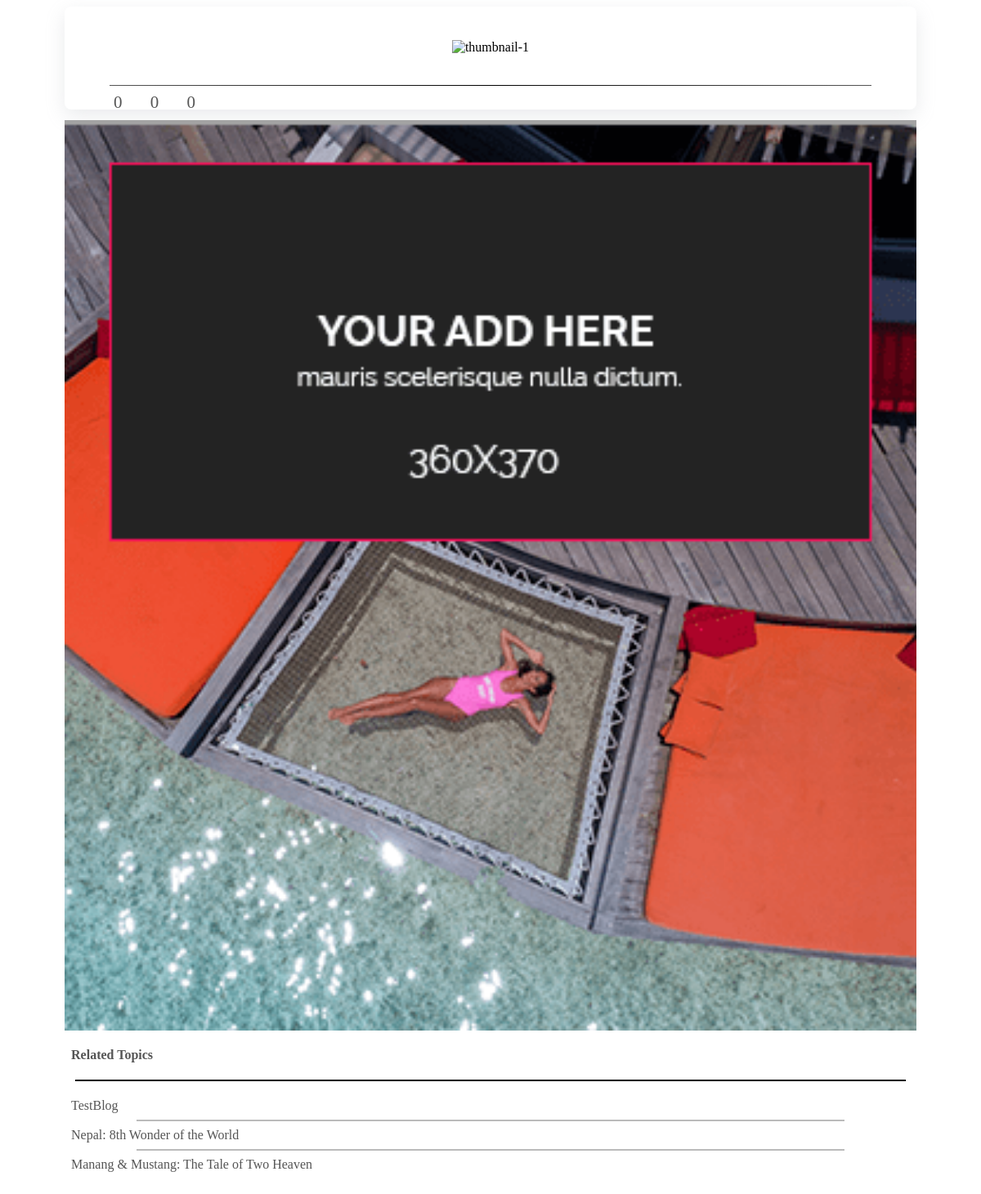
The page /blog.php on the database as committed earlier.
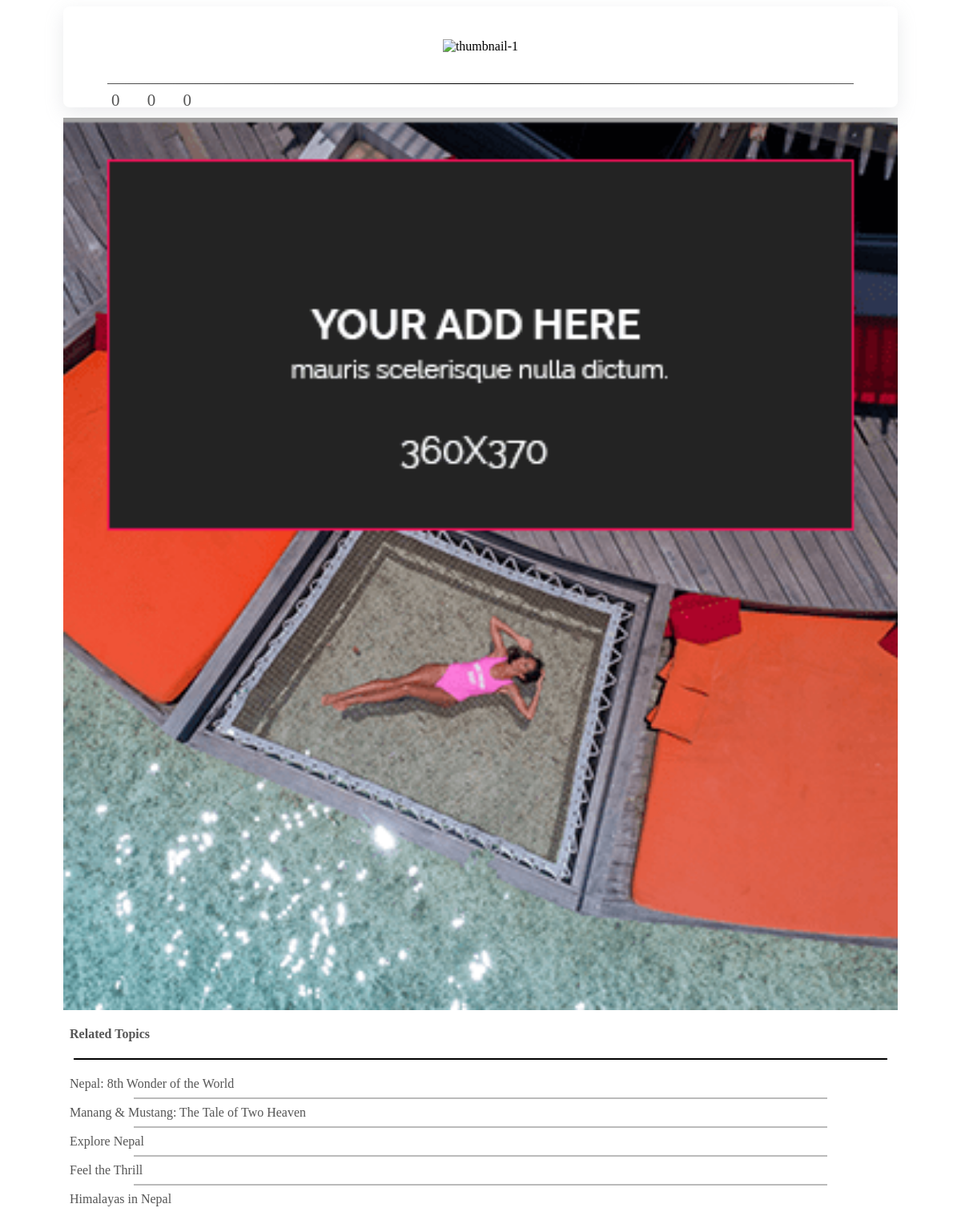
The same page on the database as committed later.
### tables this page shows
CREATE TABLE `blogtable` (
  `blogId` int(11) NOT NULL,
  `title` varchar(128) NOT NULL,
  `author` varchar(32) NOT NULL,
  `date` date NOT NULL,
  `blogcon` varchar(8096) NOT NULL,
  `img1` varchar(128) NOT NULL,
  `img2` varchar(128) DEFAULT NULL,
  `img3` varchar(128) DEFAULT NULL,
  `img4` varchar(128) DEFAULT NULL,
  `img5` varchar(128) DEFAULT NULL,
  `tag1` varchar(32) NOT NULL,
  `tag2` varchar(32) DEFAULT NULL,
  `tag3` varchar(32) DEFAULT NULL,
  `tag4` varchar(32) DEFAULT NULL,
  `tag5` varchar(32) DEFAULT NULL,
  `userViewCount` int(11) NOT NULL,
  `guestViewCount` int(11) NOT NULL,
  `reportCount` int(11) NOT NULL,
  `bookmarkCount` int(11) NOT NULL,
  `upvoteCount` int(11) NOT NULL,
  `downvoteCount` int(11) NOT NULL
);

### blog.php (the view, shortened to what this page needs)
<?php
    include "functions/connect.php";
    $id = $_GET["blogId"];
    $query = "SELECT * FROM `blogtable` WHERE `blogId` = ?";
    $stmt = $pdo->prepare($query);
    $stmt->execute([$id]);
    $row = $stmt->fetch(PDO::FETCH_ASSOC);
    if (isset($_SESSION['userId'])) {
        $isLoggedIn = true;
        $tablename = "userobj".(string)$_SESSION['userId'];
        $query = "SELECT * FROM $tablename WHERE `visitedBlog` = $id";
        $result = mysqli_query($con, $query);
        $blogRow = mysqli_fetch_assoc($result);
        if (!isset($blogRow['visitedBlog'])) {
            $query = "INSERT INTO $tablename (`visitedBlog`, `upvotedBlog`, `downvotedBlog`, `bookmarkedBlog`, `reportedBlog`) VALUES ($id, 0, 0, 0, 0)";
            mysqli_query($con, $query);
        }
    } else {
        $isLoggedIn = false;
    }
    $img1 = $row['img1'];
    $tag1 = $row['tag1'];
    $tag2 = $row['tag2'];
    $tag3 = $row['tag3'];
    $tag4 = $row['tag4'];
    $tag5 = $row['tag5'];
    $userViewCount = (int)$row['userViewCount'];
    $guestViewCount = (int)$row['guestViewCount'];
    $totalViewCount = $userViewCount + $guestViewCount;
    $upvoteCount = (int)$row['upvoteCount'];
    $downvoteCount = (int)$row['downvoteCount'];
    $arr = [];
    $arr1 = [];
    $arr2 = [];
    $arr3 = [];
    $arr4 = [];
    $arr5 = [];
    $relatedTopicBlogId = [];
    $query = "SELECT * FROM `blogtable` ORDER BY `blogId` DESC LIMIT 1";
    $stmt = $pdo->prepare($query);
    $stmt->execute();
    $row = $stmt->fetch(PDO::FETCH_ASSOC);
    $totalNumOfBlog = $row['blogId'];
    $i=0;
    while ($i<=$totalNumOfBlog) {
        $arr[$i] = 0;
        $i++;
    }
    $query = "SELECT * FROM `blogtable` WHERE (`tag1` = '$tag1') OR (`tag2` = '$tag1') OR (`tag3` = '$tag1') OR (`tag4` = '$tag1') OR (`tag5` = '$tag1')";
    $stmt = $pdo->prepare($query);
    $stmt->execute();
    while ($row = $stmt->fetch(PDO::FETCH_ASSOC)) $arr[$row['blogId']]++;
    $query = "SELECT * FROM `blogtable` WHERE (`tag1` = '$tag2') OR (`tag2` = '$tag2') OR (`tag3` = '$tag2') OR (`tag4` = '$tag2') OR (`tag5` = '$tag2')";
    $stmt = $pdo->prepare($query);
    $stmt->execute();
    while ($row = $stmt->fetch(PDO::FETCH_ASSOC)) $arr[$row['blogId']]++;
    $query = "SELECT * FROM `blogtable` WHERE (`tag1` = '$tag3') OR (`tag2` = '$tag3') OR (`tag3` = '$tag3') OR (`tag4` = '$tag3') OR (`tag5` = '$tag3')";
    $stmt = $pdo->prepare($query);
    $stmt->execute();
    while ($row = $stmt->fetch(PDO::FETCH_ASSOC)) $arr[$row['blogId']]++;
    $query = "SELECT * FROM `blogtable` WHERE (`tag1` = '$tag4') OR (`tag2` = '$tag4') OR (`tag3` = '$tag4') OR (`tag4` = '$tag4') OR (`tag5` = '$tag4')";
    $stmt = $pdo->prepare($query);
    $stmt->execute();
    while ($row = $stmt->fetch(PDO::FETCH_ASSOC)) $arr[$row['blogId']]++;
    $query = "SELECT * FROM `blogtable` WHERE (`tag1` = '$tag5') OR (`tag2` = '$tag5') OR (`tag3` = '$tag5') OR (`tag4` = '$tag5') OR (`tag5` = '$tag5')";
    $stmt = $pdo->prepare($query);
    $stmt->execute();
    while ($row = $stmt->fetch(PDO::FETCH_ASSOC)) $arr[$row['blogId']]++;
    for ($i=0; $i<=$totalNumOfBlog; $i++) {
        if ($arr[$i]==5) {
            array_push($arr5, $i);
        } else if ($arr[$i]==4) {
            array_push($arr4, $i);
        } else if ($arr[$i]==3) {
            array_push($arr3, $i);
        } else if ($arr[$i]==2) {
            array_push($arr2, $i);
        } else if ($arr[$i]==1) {
            array_push($arr1, $i);
        }
    }
?>
<div>
    <div class="container-fluid" style="padding: 0 6%;">
        <div class="row">
            <div class="col-12 col-lg-9 blog-container">
                <div class="blog-img">
                    <center>
                        <img src="<?= "img/blog-img/" . $img1 ?>" alt="thumbnail-1" class="img-fluid" max-height>
                    </center>
                </div>
                <div class="blog-content-end">
                </div>
                <hr>
                <div class="blog-container-footer">
                    <div class="stat-container-wrapper">
                        <div class="stat-container">
                            <span class="blog-stat"> <?= $totalViewCount ?> </span>
                            <?php
                                if($isLoggedIn==true) {
                                    echo "<i class='fa-solid fa-thumbs-up setCursorPointer' title='Like' id='like'></i>
                                    <span class='blog-stat' id='likevalue'> $upvoteCount </span>
                                    &nbsp;&nbsp;&nbsp;&nbsp;&nbsp;
                                    <i class='fa-solid fa-thumbs-down setCursorPointer' title='Dislike' id='dislike'></i>
                                    <span class='blog-stat' id='dislikevalue'> $downvoteCount </span>";
                                } else {
                                    echo "<i class='fa-solid fa-thumbs-up setCursorNotAllowed' title='Login to like the post'></i>
                                    <span class='blog-stat'> $upvoteCount </span>
                                    &nbsp;&nbsp;&nbsp;&nbsp;&nbsp;
                                    <i class='fa-solid fa-thumbs-down setCursorNotAllowed' title='Login to dislike the post'></i>
                                    <span class='blog-stat'> $downvoteCount </span>";
                                }
                            ?>
                        </div>
                    </div>
                    <div class="blog-options">
                    </div>
                </div>
            </div>
            <div class="col-12 col-lg-3">
                <div class="sidebar-area">
                    <div class="row">
                        <div class="col-12 col-sm-6 col-lg-12" style="margin-top: -21px;">
                            <div class="single-widget-area add-widget">
                                <div id="ad-widget">
                                    <a href="#">
                                        <img src="img/bg-img/add3.png" alt="ad" width="100%">
                                    </a>
                                </div>
                            </div>
                        </div>
                        <div class="col-12 col-sm-6 col-lg-12" style="margin-top: 8px;">
                            <div class="single-widget-area stat-widget" style="display: block;">
                                <ul class="relatedTopicUl">
                                    <li>
                                        <h4 style="margin-top: 5px;">Related Topics</h4>
                                        <hr style="border: 1px solid black; margin: 5px 5px 5px 5px; padding-bottom: 0;">
                                    </li>
                                    <?php
                                        $i = 0;
                                        $arr5count = count($arr5);
                                        for ($index=0; $index<$arr5count; $index++) {
                                            if ($i<5) if ($arr5[$index]!=$id) array_push($relatedTopicBlogId, $arr5[$index]);
                                            else break;
                                            $i++;
                                        }
                                        if ($i==0) {
                                            echo "<li></li><li>Nothing to show...</li>";
                                        } else {
                                            $numOfRelatedTopics = count($relatedTopicBlogId);
                                            for ($index=0; $index<$numOfRelatedTopics; $index++) {
                                                $query = "SELECT * FROM `blogtable` WHERE `blogId` = ?";
                                                $stmt = $pdo->prepare($query);
                                                $stmt->execute([$relatedTopicBlogId[$index]]);
                                                $row = $stmt->fetch(PDO::FETCH_ASSOC);
                                                echo "<li onclick='getBlogContent(".$relatedTopicBlogId[$index].")' class='chngBgClr'><span>".$row['title']."</span></li>";
                                                if ($index != $numOfRelatedTopics-1) {
                                                    echo "<center><hr style='border: 1px solid #bbb; width: 83%; margin: 0; padding: 0;'></center>";
                                                }
                                            }
                                        }
                                    ?>
                                </ul>
                            </div>
                        </div>
                    </div>
                </div>
            </div>
        </div>
    </div>
</div>

### blog.php (style rules this page uses)
.blog-container { border-radius: 8px; margin-bottom: 34px; box-shadow: rgba(149, 157, 165, 0.2) 0px 8px 24px; }
.blog-container hr { height: 1px; border: none; background-image: -webkit-linear-gradient(left, #555, #000, #555) !important; background-image: -moz-linear-gradient(left, #555, #000, #555) !important; background-image: -ms-linear-gradient(left, #555, #000, #555) !important; background-image: -o-linear-gradient(left, #555, #000, #555) !important; }
.blog-stat { color: #555; }
.stat-container { float: left; }
.blog-options { float: right; }
.blog-container-footer { display: inline; }
.blog-img { overflow: hidden; border-radius: 8px; max-height: 520px; max-width: 100% !important; }
.blog-content-end { font-size: 16px; font-weight: 500; color: #444; text-align: end; line-height: 1.3; padding-bottom: 8px; }
.stat-widget { display: block; overflow: hidden; height: auto !important; }
.relatedTopicUl { list-style: none; padding: 0; margin: 0; }
.relatedTopicUl li { color: #555; padding: 8px; font-weight: 500; }
.relatedTopicUl li:last-child { margin-bottom: 13px; }
@media only screen and (min-width: 992px) { .blog-container { padding: 21px 55px 21px 55px; } }
@media only screen and (min-width: 992px) { .blog-stat { font-size: 21px; } }
@media only screen and (min-width: 992px) { .blog-options { margin-top: 8px; } }
@media only screen and (min-width: 992px) { .blog-container .blog-img { margin: 13px auto 21px auto; } }

Rows that differ between the two databases and show on the page:
removed blogtable: title "TestBlog"
added blogtable: title "Explore Nepal"
added blogtable: title "Feel the Thrill"
added blogtable: title "Himalayas in Nepal"
